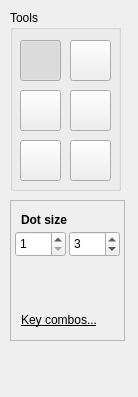
<?xml version="1.0" encoding="UTF-8"?>
<ui version="4.0">
 <class>ToolPanel</class>
 <widget class="QDockWidget" name="ToolPanel">
  <property name="geometry">
   <rect>
    <x>0</x>
    <y>0</y>
    <width>138</width>
    <height>397</height>
   </rect>
  </property>
  <property name="minimumSize">
   <size>
    <width>138</width>
    <height>300</height>
   </size>
  </property>
  <property name="maximumSize">
   <size>
    <width>138</width>
    <height>524287</height>
   </size>
  </property>
  <property name="features">
   <set>QDockWidget::DockWidgetFeature::DockWidgetFloatable|QDockWidget::DockWidgetFeature::DockWidgetMovable</set>
  </property>
  <property name="windowTitle">
   <string>Toolbox</string>
  </property>
  <widget class="QWidget" name="dockWidgetContents">
   <widget class="QGroupBox" name="grpTools">
    <property name="geometry">
     <rect>
      <x>10</x>
      <y>10</y>
      <width>111</width>
      <height>181</height>
     </rect>
    </property>
    <property name="title">
     <string>Tools</string>
    </property>
    <widget class="QToolButton" name="btnPencil">
     <property name="geometry">
      <rect>
       <x>10</x>
       <y>30</y>
       <width>41</width>
       <height>41</height>
      </rect>
     </property>
     <property name="toolTip">
      <string>Pencil tool</string>
     </property>
     <property name="text">
      <string/>
     </property>
     <property name="icon">
      <iconset resource="../resources.qrc">
       <normaloff>:/icons/scalable/pencil</normaloff>:/icons/scalable/pencil</iconset>
     </property>
     <property name="iconSize">
      <size>
       <width>24</width>
       <height>24</height>
      </size>
     </property>
     <property name="checkable">
      <bool>true</bool>
     </property>
     <property name="checked">
      <bool>true</bool>
     </property>
     <property name="autoExclusive">
      <bool>true</bool>
     </property>
    </widget>
    <widget class="QToolButton" name="btnEyedropper">
     <property name="geometry">
      <rect>
       <x>60</x>
       <y>30</y>
       <width>41</width>
       <height>41</height>
      </rect>
     </property>
     <property name="toolTip">
      <string>Eyedropper tool</string>
     </property>
     <property name="text">
      <string/>
     </property>
     <property name="icon">
      <iconset resource="../resources.qrc">
       <normaloff>:/icons/scalable/eyedropper</normaloff>:/icons/scalable/eyedropper</iconset>
     </property>
     <property name="iconSize">
      <size>
       <width>24</width>
       <height>24</height>
      </size>
     </property>
     <property name="checkable">
      <bool>true</bool>
     </property>
     <property name="checked">
      <bool>false</bool>
     </property>
     <property name="autoExclusive">
      <bool>true</bool>
     </property>
    </widget>
    <widget class="QToolButton" name="btnPencilSelect">
     <property name="geometry">
      <rect>
       <x>10</x>
       <y>80</y>
       <width>41</width>
       <height>41</height>
      </rect>
     </property>
     <property name="toolTip">
      <string>Selection draw tool</string>
     </property>
     <property name="text">
      <string/>
     </property>
     <property name="icon">
      <iconset resource="../resources.qrc">
       <normaloff>:/icons/scalable/pencil-select</normaloff>:/icons/scalable/pencil-select</iconset>
     </property>
     <property name="iconSize">
      <size>
       <width>24</width>
       <height>24</height>
      </size>
     </property>
     <property name="checkable">
      <bool>true</bool>
     </property>
     <property name="checked">
      <bool>false</bool>
     </property>
     <property name="autoExclusive">
      <bool>true</bool>
     </property>
    </widget>
    <widget class="QToolButton" name="btnRectangleSelect">
     <property name="geometry">
      <rect>
       <x>60</x>
       <y>80</y>
       <width>41</width>
       <height>41</height>
      </rect>
     </property>
     <property name="toolTip">
      <string>Rectangle selection tool</string>
     </property>
     <property name="text">
      <string/>
     </property>
     <property name="icon">
      <iconset resource="../resources.qrc">
       <normaloff>:/icons/scalable/rectangle-select</normaloff>:/icons/scalable/rectangle-select</iconset>
     </property>
     <property name="iconSize">
      <size>
       <width>24</width>
       <height>24</height>
      </size>
     </property>
     <property name="checkable">
      <bool>true</bool>
     </property>
     <property name="checked">
      <bool>false</bool>
     </property>
     <property name="autoExclusive">
      <bool>true</bool>
     </property>
    </widget>
    <widget class="QToolButton" name="btnTransformGfx">
     <property name="geometry">
      <rect>
       <x>60</x>
       <y>130</y>
       <width>41</width>
       <height>41</height>
      </rect>
     </property>
     <property name="toolTip">
      <string>Graphics transform tool</string>
     </property>
     <property name="text">
      <string/>
     </property>
     <property name="icon">
      <iconset resource="../resources.qrc">
       <normaloff>:/icons/scalable/move</normaloff>:/icons/scalable/move</iconset>
     </property>
     <property name="iconSize">
      <size>
       <width>24</width>
       <height>24</height>
      </size>
     </property>
     <property name="checkable">
      <bool>true</bool>
     </property>
     <property name="checked">
      <bool>false</bool>
     </property>
     <property name="autoExclusive">
      <bool>true</bool>
     </property>
    </widget>
    <widget class="QToolButton" name="btnFloodSelect">
     <property name="geometry">
      <rect>
       <x>10</x>
       <y>130</y>
       <width>41</width>
       <height>41</height>
      </rect>
     </property>
     <property name="toolTip">
      <string>Fuzzy selection tool</string>
     </property>
     <property name="text">
      <string/>
     </property>
     <property name="icon">
      <iconset resource="../resources.qrc">
       <normaloff>:/icons/scalable/magic-wand</normaloff>:/icons/scalable/magic-wand</iconset>
     </property>
     <property name="iconSize">
      <size>
       <width>24</width>
       <height>24</height>
      </size>
     </property>
     <property name="checkable">
      <bool>true</bool>
     </property>
     <property name="checked">
      <bool>false</bool>
     </property>
     <property name="autoExclusive">
      <bool>true</bool>
     </property>
    </widget>
   </widget>
   <widget class="QStackedWidget" name="grpToolSettings">
    <property name="geometry">
     <rect>
      <x>10</x>
      <y>200</y>
      <width>115</width>
      <height>141</height>
     </rect>
    </property>
    <property name="frameShape">
     <enum>QFrame::Shape::StyledPanel</enum>
    </property>
    <property name="frameShadow">
     <enum>QFrame::Shadow::Sunken</enum>
    </property>
    <property name="currentIndex">
     <number>0</number>
    </property>
    <widget class="QWidget" name="grpToolSettings_pencil">
     <widget class="QSpinBox" name="spbPencilDotSizeA">
      <property name="geometry">
       <rect>
        <x>4</x>
        <y>30</y>
        <width>51</width>
        <height>26</height>
       </rect>
      </property>
      <property name="toolTip">
       <string>Size for primary brush (A)</string>
      </property>
      <property name="minimum">
       <number>1</number>
      </property>
      <property name="maximum">
       <number>16</number>
      </property>
      <property name="value">
       <number>1</number>
      </property>
     </widget>
     <widget class="QLabel" name="label">
      <property name="geometry">
       <rect>
        <x>10</x>
        <y>10</y>
        <width>91</width>
        <height>18</height>
       </rect>
      </property>
      <property name="text">
       <string>&lt;html&gt;&lt;head/&gt;&lt;body&gt;&lt;p&gt;&lt;span style=&quot; font-weight:700;&quot;&gt;Dot size&lt;/span&gt;&lt;/p&gt;&lt;/body&gt;&lt;/html&gt;</string>
      </property>
     </widget>
     <widget class="QSpinBox" name="spbPencilDotSizeB">
      <property name="geometry">
       <rect>
        <x>58</x>
        <y>30</y>
        <width>51</width>
        <height>26</height>
       </rect>
      </property>
      <property name="toolTip">
       <string>Size for secondary brush (B)</string>
      </property>
      <property name="minimum">
       <number>1</number>
      </property>
      <property name="maximum">
       <number>16</number>
      </property>
      <property name="value">
       <number>3</number>
      </property>
     </widget>
     <widget class="QLabel" name="label_3">
      <property name="geometry">
       <rect>
        <x>10</x>
        <y>110</y>
        <width>95</width>
        <height>18</height>
       </rect>
      </property>
      <property name="toolTip">
       <string>&lt;html&gt;&lt;head/&gt;&lt;body&gt;&lt;p&gt;&lt;span style=&quot; font-weight:700;&quot;&gt;Painting tools&lt;/span&gt;&lt;/p&gt;&lt;p&gt;- Ctrl + any click: Quickly Pick color index based on which button is pressed&lt;/p&gt;&lt;p&gt;&lt;span style=&quot; font-weight:700;&quot;&gt;Selection tools&lt;/span&gt;&lt;/p&gt;&lt;p&gt;- Hold Shift: Keep selecting without switching to transform mode&lt;/p&gt;&lt;p&gt;- Hold Ctrl: Add/remove region to final selection&lt;/p&gt;&lt;/body&gt;&lt;/html&gt;</string>
      </property>
      <property name="text">
       <string>&lt;html&gt;&lt;head/&gt;&lt;body&gt;&lt;p&gt;&lt;span style=&quot; text-decoration: underline;&quot;&gt;Key combos...&lt;/span&gt;&lt;/p&gt;&lt;/body&gt;&lt;/html&gt;</string>
      </property>
     </widget>
    </widget>
    <widget class="QWidget" name="grpToolSettings_transform">
     <layout class="QVBoxLayout" name="verticalLayout">
      <item>
       <widget class="QLabel" name="label_4">
        <property name="text">
         <string>&lt;html&gt;&lt;head/&gt;&lt;body&gt;&lt;p&gt;&lt;span style=&quot; font-weight:700;&quot;&gt;Transf. options&lt;/span&gt;&lt;/p&gt;&lt;/body&gt;&lt;/html&gt;</string>
        </property>
       </widget>
      </item>
      <item>
       <widget class="QCheckBox" name="chkApplyOpaque">
        <property name="toolTip">
         <string>Transparent pixels will overwrite the destination</string>
        </property>
        <property name="text">
         <string>Opaque</string>
        </property>
        <property name="checked">
         <bool>true</bool>
        </property>
       </widget>
      </item>
      <item>
       <widget class="QCheckBox" name="chkForceIntegerScale">
        <property name="toolTip">
         <string>Force integer scaling</string>
        </property>
        <property name="text">
         <string>Integer scale</string>
        </property>
        <property name="checked">
         <bool>false</bool>
        </property>
       </widget>
      </item>
      <item>
       <spacer name="verticalSpacer">
        <property name="orientation">
         <enum>Qt::Orientation::Vertical</enum>
        </property>
        <property name="sizeHint" stdset="0">
         <size>
          <width>20</width>
          <height>74</height>
         </size>
        </property>
       </spacer>
      </item>
      <item>
       <widget class="QLabel" name="label_2">
        <property name="toolTip">
         <string>&lt;html&gt;&lt;head/&gt;&lt;body&gt;&lt;p&gt;&lt;span style=&quot; font-weight:700;&quot;&gt;Resize mode&lt;/span&gt;&lt;/p&gt;&lt;p&gt;- hold Shift: Keep aspect ratio&lt;/p&gt;&lt;/body&gt;&lt;/html&gt;</string>
        </property>
        <property name="text">
         <string>&lt;html&gt;&lt;head/&gt;&lt;body&gt;&lt;p&gt;&lt;span style=&quot; text-decoration: underline;&quot;&gt;Key combos...&lt;/span&gt;&lt;/p&gt;&lt;/body&gt;&lt;/html&gt;</string>
        </property>
       </widget>
      </item>
     </layout>
    </widget>
   </widget>
  </widget>
 </widget>
 <resources>
  <include location="../resources.qrc"/>
 </resources>
 <connections/>
</ui>
